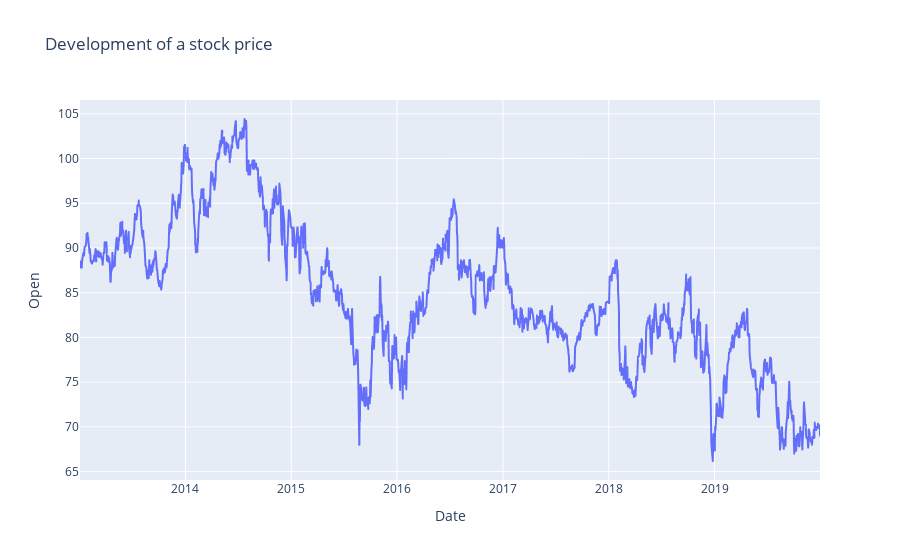

The code cell stored with this chart in its notebook:
### Code cell
fig = px.line(df, x="Date", 
                    y="Open",
                    title='Development of a stock price',
                    )
fig.show()

### Figure 1 — Plotly figure (JSON) as saved in the notebook; plotly's stock layout.template omitted (floating-point values rounded to 4 significant figures; data arrays with more than 128 entries replaced by an {"elided": "..."} marker saying what was removed)
{"data": [{"hovertemplate": "Date=%{x}<br>Open=%{y}<extra></extra>", "legendgroup": "", "line": {"color": "#636efa", "dash": "solid"}, "marker": {"symbol": "circle"}, "mode": "lines", "name": "", "showlegend": false, "type": "scattergl", "x": {"elided": "1762 str values"}, "xaxis": "x", "y": {"elided": "1762 float values"}, "yaxis": "y"}], "layout": {"legend": {"tracegroupgap": 0}, "title": {"text": "Development of a stock price"}, "xaxis": {"anchor": "y", "domain": [0, 1], "title": {"text": "Date"}}, "yaxis": {"anchor": "x", "domain": [0, 1], "title": {"text": "Open"}}}}
